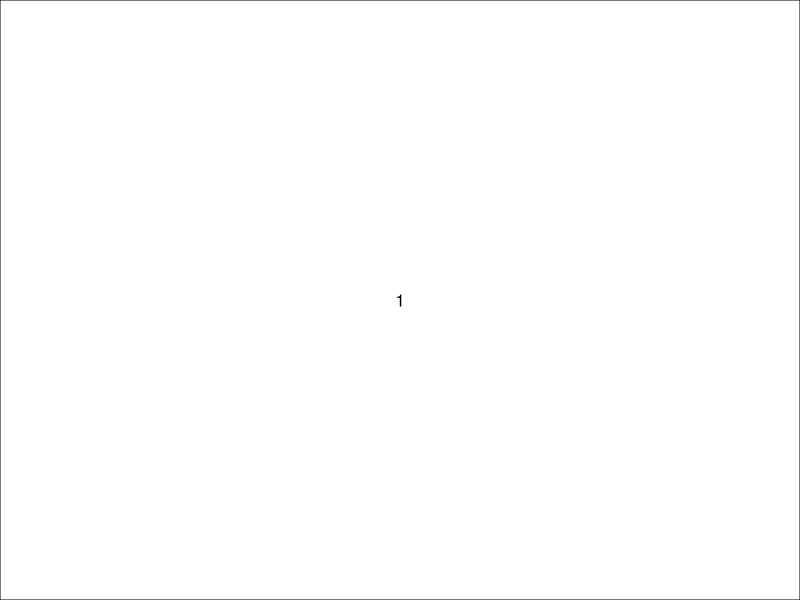
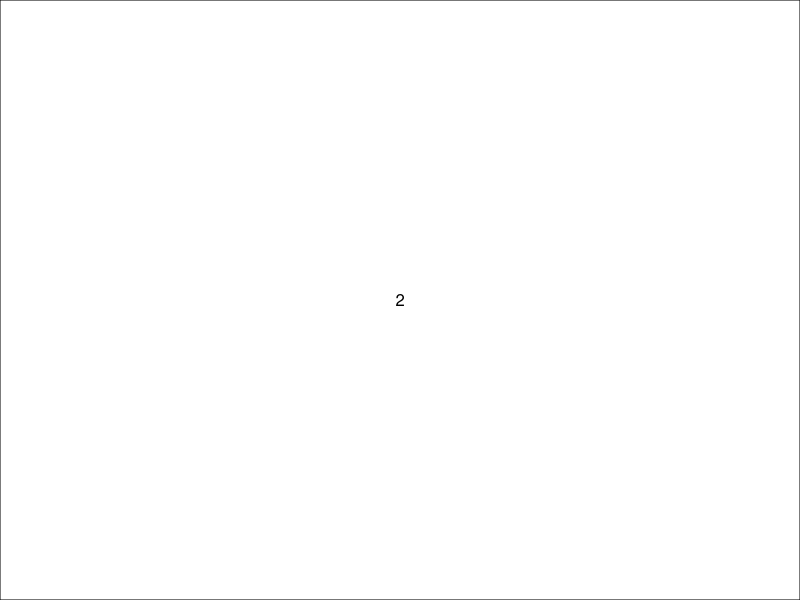
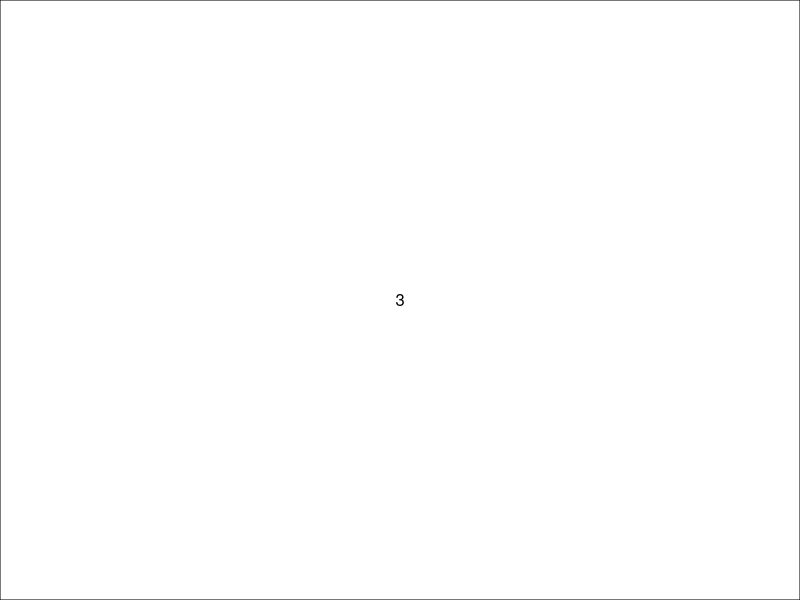
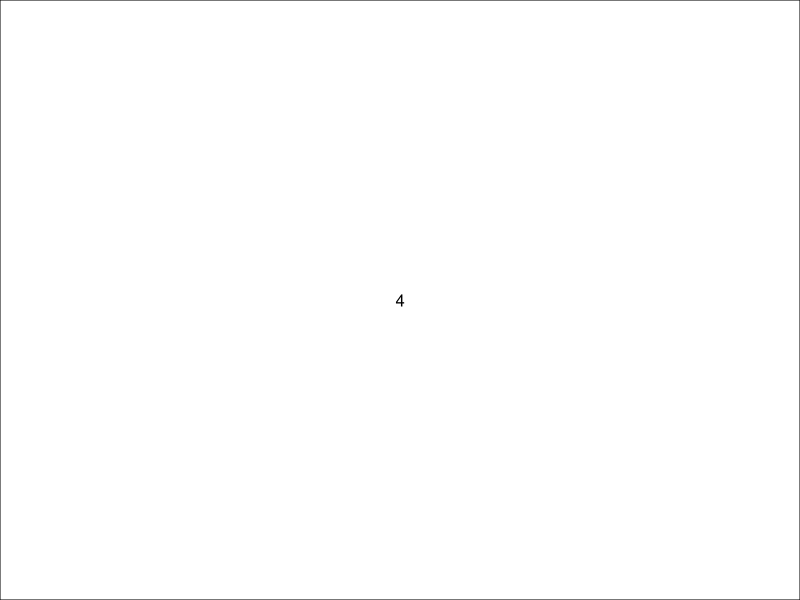
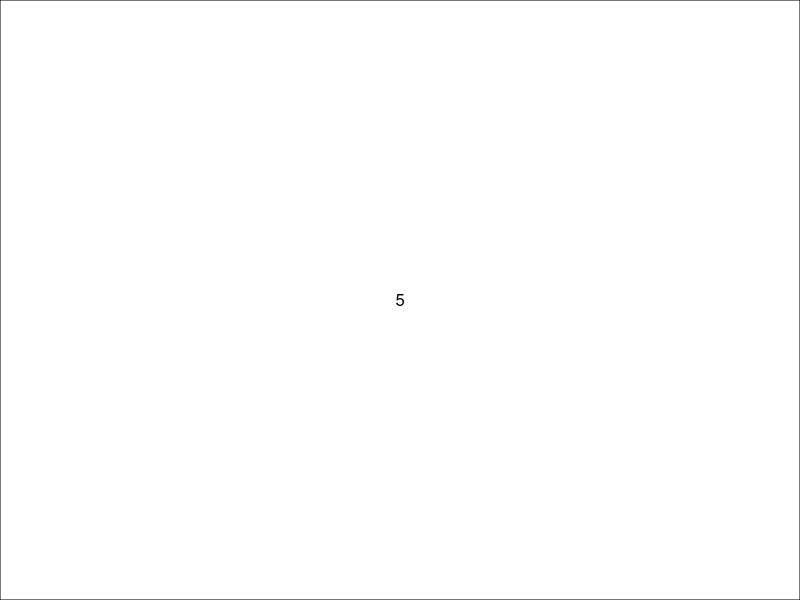
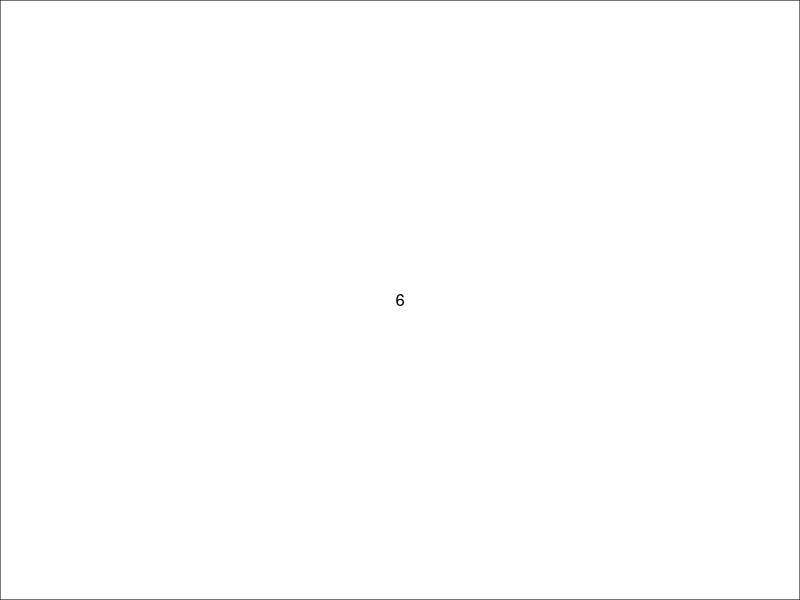
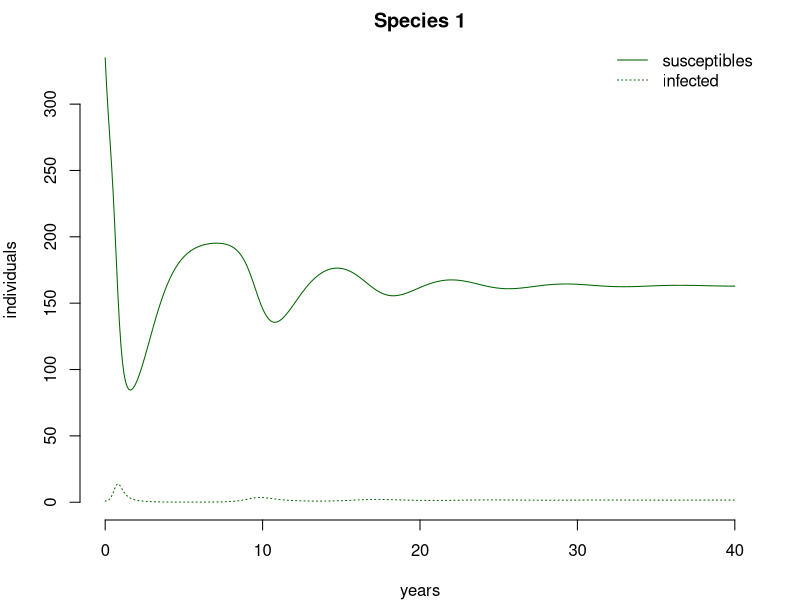
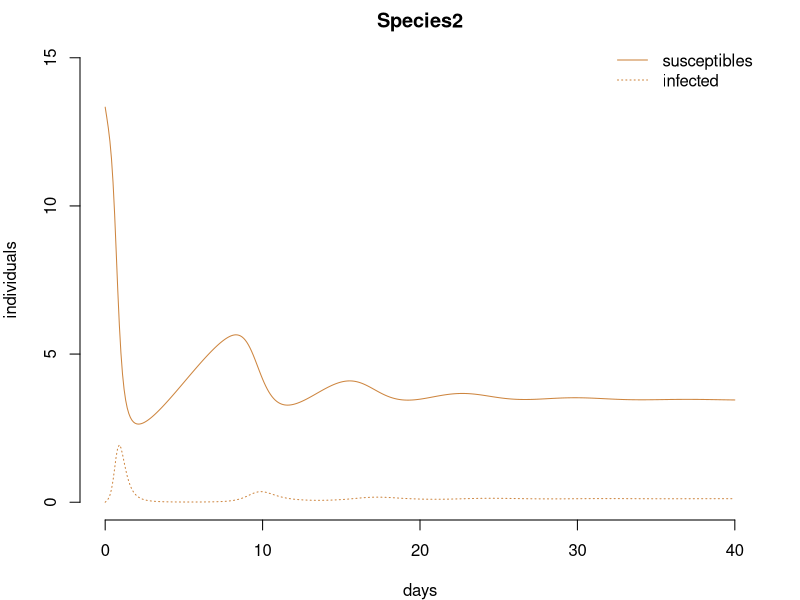

Reproduce these figures in R, in order.
######### 
# BASIC CODE FOR A GENERALIST PATHOGEN; 3 HOSTS
########
rm(list = ls())
library(deSolve)
##  Set range of pathogen Ros
Amax = 100 # maximum number of unique patches
Area=numeric(Amax)
SpecAcc=numeric(Amax)

#  Set a range of Area values
Area[1]=1.0
for(i in 1: (Amax/10) ) { 
  Area[i+1]=Area[i]+1
}
for(i in (Amax/10):(Amax/4)) { 
  Area[i+1]=Area[i]+2
}
for(i in (Amax/4):(Amax/2)) { 
  Area[i+1]=Area[i]+5
}    
for(i in (Amax/2):(Amax*3/4)) { 
  Area[i+1]=Area[i]+10
}
for(i in (Amax*3/4):(Amax-1)) { 
  Area[i+1]=Area[i]+20
}
Area=Area/40

#Hosts
Hosts=3  #number of host species

Mass=numeric(Hosts)
# Set a range of body masses in Kg
Mass[1:3]=c(0.1, 10.0,100.0)

#Empty vectors for parameters
Dens = numeric(Hosts) #assume each host has a unique density that is fixed
betaD = numeric(Hosts) #density dependent transmission; each host has a unique rate that is fixed
betaF = numeric(Hosts) #frequency dependent transmission; each host has a unique rate that is fixed
r = numeric(Hosts) #reproduction rates for each host are dependent of mass (births - deaths)
d = numeric(Hosts) #death rates for each host; dependent on mass
b = numeric(Hosts) #birth rates r+d
alphaF = numeric(Hosts) #disease induced mortality for Frequency dependent pathogens
alphaD = numeric(Hosts) #disease induced mortality for density dependent pathogens
delta = numeric(Hosts)
gamma = numeric(Hosts)

#  Density-dependent transmission
md = 26  #26x the background mortality rate
for (i in 1:Hosts) {
  Dens[i]=16.2*Mass[i]^-0.70
  betaD[i]=0.0045*md*Mass[i]^0.44 
  r[i]=0.6*Mass[i]^-0.26  # births - deaths
  d[i]=0.4*Mass[i]^-0.27 # deaths
  b[i]=r[i]+d[i]
  delta[i] = (r[i]/Dens[i])  #real way to represent b-d/N*
  alphaD[i]= d[i]*md # disease induced mortality
  gamma[i]=0.05*Mass[i]^-0.27 #
}

#  Frequency-dependent transmission
mf = 1.12 #1.12 
for (i in 1:Hosts) {
  betaF[i]=1.3*mf*Mass[i]^-0.26
  alphaF[i]= d[i]*mf
}

#Calculate carrying capacity for a patch
PatchK=matrix(NA, ncol = Amax, nrow = Hosts) #Number of Host individuals in a given species+patch; carrycapacity for patch
for(i in 1:Amax)   {
  SpecAcc[i]=0
  for(j in 1:Hosts) {
    PatchK[j,i]=Dens[j]*Area[i] #fix scales
    if (PatchK[j,i]>1) PatchK[j,i] else PatchK[j,i]=0
    if (PatchK[j,i]>1) SpecAcc[i]=SpecAcc[i]+1 else SpecAcc[i]
  }
}  

#ODEs
# library(deSolve)
# state<- c(S1=PatchK[1,50],
#           I1=1,
#           S2=PatchK[2,50],
#           I2=1,
#           S3=PatchK[3,50],
#           I3=1 
#             )
# parameters <- c(betaF,
#                 b,
#                 d,
#                 alphaF,
#                 gamma)
# 
# threehostpatchF <- function(t, state, parameters) {
#   with(as.list(c(state, parameters)), {
#     dS1 <- b[1]*(S1+I1)-(betaF[1]*S1*I1)/(S1*I1)+(betaF[2]*S1*I2)/(S1+I2) + (betaF[3]*S1*I3)/(S1+I3))-d[1]*S1+gamma[1]*I1
#     dI1<- ((betaF[1]*S1*I1)/(S1+I1+)+(betaF[2]*S1*I2)/(S1+I2) + (betaF[3]*S1*I3)/(S1+I3)) - (d[1]+alphaF[1]+gamma[1])*I1
#     dS2 <- b[2]*(S2+I2)-((betaF[1]*S2*I1)/(S2*I1)+(betaF[2]*S2*I2)/(S2+I2)+(betaF[3]*S2*I3)/(S2+I3))-d[2]*S2+gamma[2]*I2
#     dI2<- ((betaF[1]*S2*I1)/(S2+I1)+(betaF[2]*S2*I2)/(S2+I2)+ (betaF[3]*S2*I3))/(S2+I3) - (d[2]+alphaF[2]+gamma[2])*I2
#     dS3 <- b[3]*(S3+I3)-((betaF[1]*S3*I1)/(S3+I1)+(betaF[2]*S3*I2)/(S3+I2)+(betaF[3]*S3*I3)/(S3+I3))-d[3]*S3+gamma[3]*I3
#     dI3<- ((betaF[1]*S3*I1)/(S3+I1)+(betaF[2]*S3*I2)/(S3+I2)+ (betaF[3]*S3*I3)/(S3+I3)) - (d[3]+alphaF[3]+gamma[3])*I3
#     list(c(dS1, dI1, dS2, dI2, dS3, dI3))
#   })
# }
# 
# ### output of times ###
# times <- seq(0, 10, by = 0.1)
# 
# out <- as.data.frame(lsoda(y= state, times = times, func = threehostpatchF, parms = parameters))
# out$time = NULL
# 
# 
# par(mar=c(4,4,2,2))
# layout(matrix(1:3,1, 3))
# layout.show(6)
# 
# plot(times, out$S1, type='l',  xlab = 'years', main= 'Species 1', bty='n', col="darkgreen")
# lines(times, out$I1, type='l', lty= 3, col="darkgreen")
# 
# plot(times, out$S2, type= 'l', lty=1, col="peru", xlab = 'days', ylim= c(0,30), main= 'Species2', bty='n')
# lines(times, out$I2, type= 'l', lty=3, col="darkorange3")
# 
# plot(times, out$S3, type= 'l', col="navy", xlab = 'days', ylim= c(0,30), main= 'Species3', bty='n')
# lines(times, out$I3, type= 'l', lty=3, col="navy")
# 
# plot(times, out$I1/(out$S1+out$I1), type='l',col="darkgreen", main="Prevalence", bty='n', ylim=c(0,1))
# lines(times, out$I2/(out$S2+out$I2), type= 'l', lty=3, col="darkorange3")
# lines(times,out$I3/(out$S3+out$I3), type='l', lty=3, col= "navy")
# 

####
library(deSolve)
state<- c(S1=PatchK[1,50],
          I1=1,
          S2=PatchK[2,50],
          I2=0,
          S3=PatchK[3,50],
          I3=0 
)
parameters <- c(betaD,
                b,
                d,
                alphaD,
                gamma)

threehostpatchD <- function(t, state, parameters) {
  with(as.list(c(state, parameters)), {
  dS1 <- b[1]*(S1+I1)*(1-((S1+I1)/PatchK[1,50])) - ((betaD[1]*S1*I1) + (betaD[2]*S1*I2) + (betaD[3]*S1*I3)) - d[1]*S1 + gamma[1]*I1
  dI1 <- ((betaD[1]*S1*I1) + (betaD[2]*S1*I2) + (betaD[3]*S1*I3)) - (d[1]+alphaD[1]+gamma[1])*I1
  dS2 <- b[2]*(S2+I2)*(1-((S2+I2)/PatchK[2,50])) - ((betaD[1]*S2*I1) + (betaD[2]*S2*I2) + (betaD[3]*S2*I3)) - d[2]*S2 + gamma[2]*I2
  dI2 <- ((betaD[1]*S2*I1) + (betaD[2]*S2*I2) + (betaD[3]*S2*I3)) - (d[2]+alphaD[2]+gamma[2])*I2
  dS3 <- b[3]*(S3+I3)*(1-((S3+I3)/PatchK[1,50])) - ((betaD[1]*S3*I1) +  (betaD[2]*S3*I2) + (betaD[3]*S3*I3)) - d[3]*S3 + gamma[3]*I3
  dI3 <- ((betaD[1]*S3*I1) +  (betaD[2]*S3*I2) + (betaD[3]*S3*I3)) - (d[3]+alphaD[3]+gamma[3])*I3
  list(c(dS1, dI1, dS2, dI2, dS3, dI3))
  })
}

### output of times ###
times <- seq(0, 40, by = 0.1)

out <- as.data.frame(lsoda(y= state, times = times, func = threehostpatchD, parms = parameters))
out$time = NULL

par(mar=c(4,4,2,2))
layout(matrix(1:1,1, 1))
layout.show(6)

plot(times, out$S1, type='l',  xlab = 'years', main= 'Species 1', bty='n', col="darkgreen", 
     ylim= c(0,PatchK[1,50]), ylab= 'individuals')
lines(times, out$I1, type='l', lty= 3, col="darkgreen")
#lines(times, out$S1+ out$I1, col= 'black')
legend("topright", c("susceptibles", "infected"), col="darkgreen", lty= c(1,3), bty='n')

plot(times, out$S2, type= 'l', lty=1, col="peru", xlab = 'days', 
     ylim= c(0,15), main= 'Species2', bty='n',
     ylab= 'individuals')
lines(times, out$I2, type= 'l', lty=3, col="peru")
legend("topright", c("susceptibles", "infected"), col="peru", lty= c(1,3), bty='n')

plot(times, out$S3, type= 'l', col="navy", xlab = 'days', ylim= c(0,4), main= 'Species3', bty='n')
lines(times, out$I3, type= 'l', lty=3, col="navy")
abline(h=PatchK[3,50])
legend("topright", c("susceptibles", "infected"), col="navy", lty= c(1,3), bty='n')

plot(times, out$I1/(out$S1+out$I1), type='l',col="darkgreen", 
     ylab="prevalence", bty='n', ylim=c(0,1))
lines(times, out$I2/(out$S2+out$I2), type= 'l', col="darkorange3")
lines(times,out$I3/(out$S3+out$I3), type='l', col= "navy")
legend("topright", c("sp1", "sp2", "sp3"), bty='n', lty=1, col=c("darkgreen","darkorange3", "navy"))


#########
